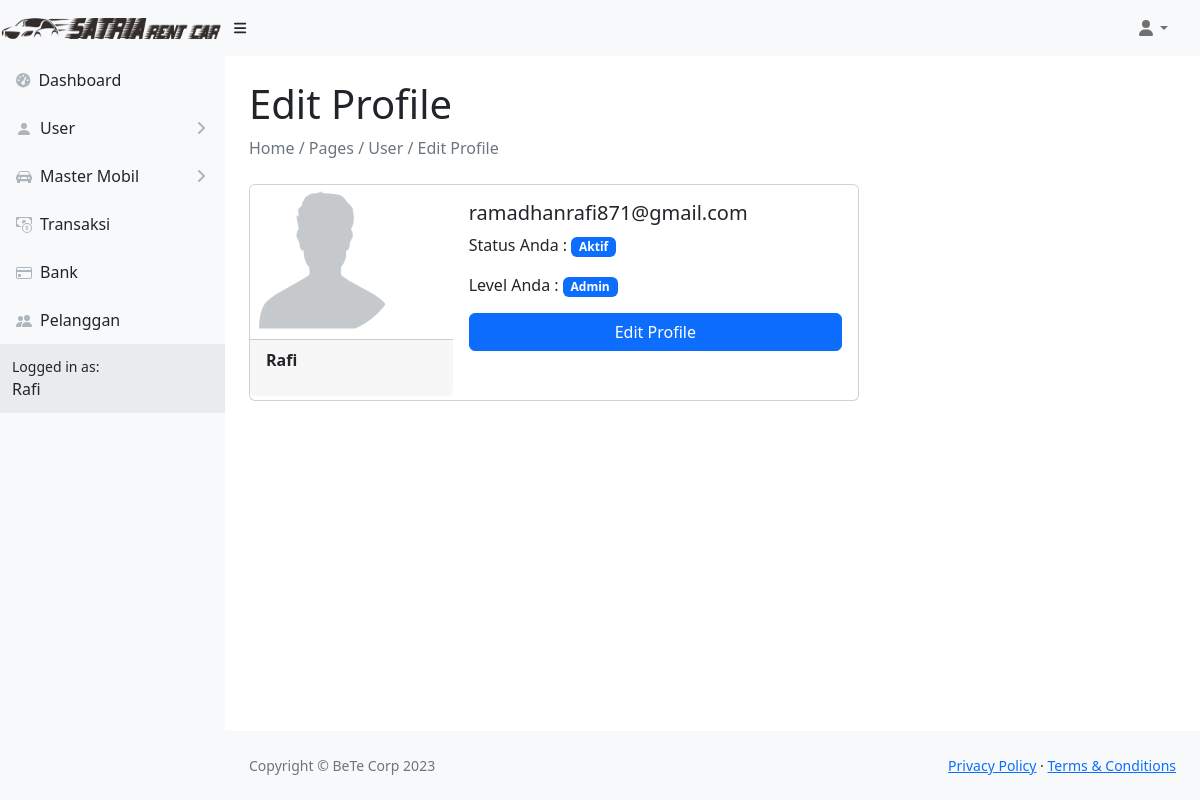
The app's page /rentalsatria/edit_profile_admin.php (signed in) with its own data.
### tables this page shows
CREATE TABLE `tbl_user` (
  `id_user` int(11) NOT NULL,
  `nama` varchar(128) NOT NULL,
  `email` varchar(128) NOT NULL,
  `password` varchar(128) NOT NULL,
  `photo_user` varchar(128) DEFAULT NULL,
  `status_user` int(11) NOT NULL
);

### rentalsatria/edit_profile_admin.php (the view, shortened to what this page needs)
<?php
    include "database/koneksi.php";
    if(isset($_SESSION['email'])){
        $email = $_SESSION['email'];
        $query = "SELECT * FROM tbl_user WHERE email = '$email'";
        $result = mysqli_query($conn, $query);
        $data = mysqli_fetch_array($result);
    }
?>
<!DOCTYPE html>
<html lang="en">
<head>
    <link href="https://cdn.jsdelivr.net/npm/simple-datatables@7.1.2/dist/style.min.css" rel="stylesheet" />
    <link href="./css/styles.css" rel="stylesheet" />
</head>
<body class="sb-nav-fixed">
    <nav class="sb-topnav navbar navbar-expand navbar-light bg-light">
        <a class="navbar-brand" href="admin.php"><img src="images/logo.png" alt="" style="width:225px;height:40px;"></a>
        <button class="btn btn-link btn-sm order-1 order-lg-0 me-4 me-lg-0" id="sidebarToggle" href="#!"><i
                class="fas fa-bars"></i></button>
        <ul class="navbar-nav ms-auto ms-md-0 me-3 me-lg-4">
            <li class="nav-item dropdown">
                <a class="nav-link dropdown-toggle" id="navbarDropdown" href="#" role="button" data-bs-toggle="dropdown"
                    aria-expanded="false"><i class="fas fa-user fa-fw"></i></a>
            </li>
        </ul>
    </nav>
    <div id="layoutSidenav">
        <div id="layoutSidenav_nav">
            <nav class="sb-sidenav accordion sb-sidenav-light" id="sidenavAccordion">
                <div class="sb-sidenav-menu">
                    <div class="nav">
                        <a class="nav-link" href="admin.php">
                            <div class="sb-nav-link-icon"><i class="fas fa-tachometer-alt"></i></div>
                            Dashboard
                        </a>
                        <a class="nav-link collapsed" href="#" data-bs-toggle="collapse"
                            data-bs-target="#collapseLayouts" aria-expanded="false" aria-controls="collapseLayouts">
                            <div class="sb-nav-link-icon"><svg xmlns="http://www.w3.org/2000/svg" width="16" height="16" fill="currentColor" class="bi bi-person-fill" viewBox="0 0 16 16">
                                <path d="M3 14s-1 0-1-1 1-4 6-4 6 3 6 4-1 1-1 1H3Zm5-6a3 3 0 1 0 0-6 3 3 0 0 0 0 6Z"/>
                            </svg></div>
                            User
                            <div class="sb-sidenav-collapse-arrow"><i class="fas fa-angle-down"></i></div>
                        </a>
                        <a class="nav-link collapsed" href="#" data-bs-toggle="collapse" data-bs-target="#collapsePages"
                            aria-expanded="false" aria-controls="collapsePages">
                            <div class="sb-nav-link-icon"></div>
                            Master Mobil
                            <div class="sb-sidenav-collapse-arrow"><i class="fas fa-angle-down"></i></div>
                        </a>
                        <a class="nav-link" href="transaksi.php">
                            <div class="sb-nav-link-icon"></div>
                            Transaksi
                        </a>
                        <a class="nav-link" href="bank.php">
                            <div class="sb-nav-link-icon"></div>
                            Bank
                        </a>
                        <a class="nav-link" href="pelanggan.php">
                            <div class="sb-nav-link-icon"></div>
                            Pelanggan
                        </a>
                </div>
                <div class="sb-sidenav-footer">
                    <div class="small">Logged in as:</div>
                    <?=$data['nama']?>
                </div>
            </nav>
        </div>
        <div id="layoutSidenav_content">
        <main>
        <div class="container-fluid px-4">
            <h1 class="mt-4">Edit Profile</h1>
            <ol class="breadcrumb mb-4">
                <li class="breadcrumb-item active">Home / Pages / User / Edit Profile</li>
            </ol>
                <div class="row">
                    <div class="col-lg-8">
                        <div class="card mb-3">
                            <div class="row g-0">
                                <div class="col-md-4">
                                    <img src="images/<?=$data['photo_user']?>" width="150px" height="150px" style="border-radius: 50%;" class="img-fluid rounded-start" alt="...">
                                    <div class="card-footer my-1">
                                        <p><b><?=$data['nama']?></b></p>
                                    </div>
                                </div>
                                <div class="col-md-8">
                                    <div class="card-body">
                                        <h5 class="card-title" ><?=$data['email']?></h5>
                                        <?php if ($data['status_user'] == 1) { ?>
                                            <p class="card-text" >Status Anda : <span class="badge bg-primary">Aktif</span></p>
                                        <?php } else { ?>
                                            <p class="card-text" >Status Anda : <span class="badge bg-danger">Tidak Aktif</span></p>
                                        <?php } ?>
                                        <p class="card-text" >Level Anda : <span class="badge bg-primary">Admin</span></p>
                                        <div class="d-grid gap-2 mt-3">
                                            <button type="button" class="btn btn-primary" data-bs-toggle="modal" data-bs-target="#editProfileModal">
                                                Edit Profile
                                            </button>
                                        </div>
                                    </div>
                                </div>
                            </div>
                        </div>
                    </div>
                </div>
            </div>
            </main>
            <footer class="py-4 bg-light mt-auto">
                <div class="container-fluid px-4">
                    <div class="d-flex align-items-center justify-content-between small">
                        <div class="text-muted">Copyright &copy; BeTe Corp 2023</div>
                        <div>
                            <a href="#">Privacy Policy</a>
                            &middot;
                            <a href="#">Terms &amp; Conditions</a>
                        </div>
                    </div>
                </div>
            </footer>
        </div>
    </div>
</body>
</html>

### records on screen
tbl_user: nama "Rafi", photo_user (placeholder picture), email "ramadhanrafi871@gmail.com"
